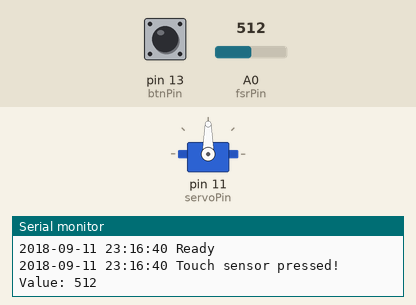
The sketch below on a simulated Arduino Uno, built with avr-gcc and run on an emulated ATmega328P. Parts: servo, the last lines printed to the serial monitor. The inputs (shaded band) are chosen by the test bench; at power-on: A0 (fsrPin) = 512, pin 13 (btnPin) HIGH.

Above: at 1.8 s.
1.9 s: A0 (fsrPin) set to 317
At 2.57 s:
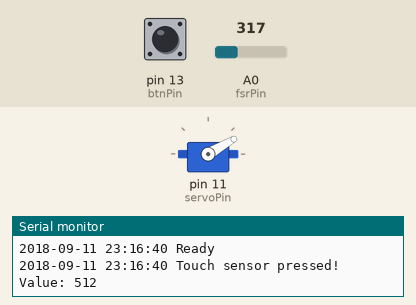
5.4 s: A0 (fsrPin) set to 292
At 6.3 s:
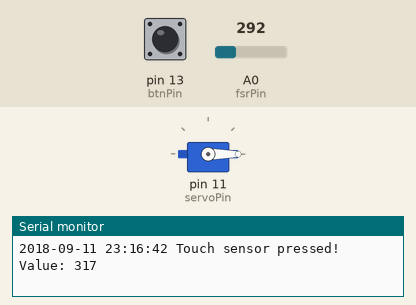
8.2 s: pin 13 (btnPin) pulled LOW for 2.5 s
At 10.9 s:
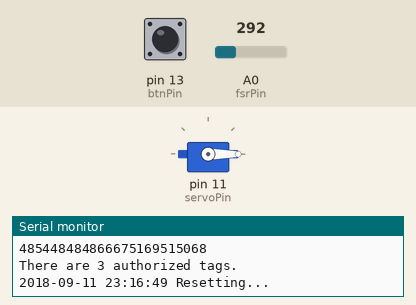
Timing chart, 0 to 13.2 s (numbered marks = the images above; inputs shaded):
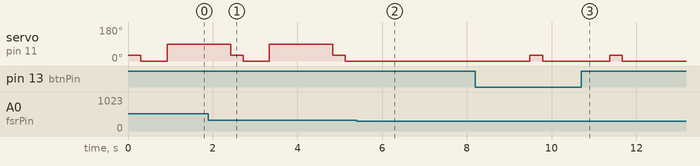

Measured:
- the behaviour switches between 301 and 300 on A0 (fsrPin) (found by bisection; images 1 and 2)
- after the input at 5.4 s, servo on pin 11 (servoPin): stays 0° (without the input it goes to 90° after 0.34 s)
- after the input at 8.2 s, servo on pin 11 (servoPin): alternates 30° for 0.30 s and 0° for 1.6 s, 4 changes in all, then stays 0°, starting after 1.3 s

The sketch:

proof_of_concept_2rfid.ino
```cpp
#include <Servo.h>
#include <SoftwareSerial.h>
#include <TimeLib.h>
SoftwareSerial RFID_O(2, 3); // RX and TX on Arduino (insert RFID wires: yellow, white)
SoftwareSerial RFID_I(4, 5); // RX and TX on Arduino

bool beginAuth = false;                           // flag for authorizing new tags
String master = "485448484866675169515068";       // master token used to authorize new tags (00-00771043)
String authlist[10] = { "485448484867705150566849", "485348486749566952574851", "","","","","","","","" };    // tags: 00-00848680, 00-12684873
//long int authlist_hex[] = { 0x06000BC3E32D, 0x0500C18E4903 };                        // tags: 00-00771043, 00-12684873

//unsigned long int hexint = 0x06000BC3E32D;

time_t t = now(); // Store the current time
int c = 0;
int i = 0;
int count = 0;
int index = 0;
//int tgID [14];
String test = "";
String tag = "";                    // stores the ID of the read
//String input = "";                  // unused??
String reader = "";                 // indicates which RFID reader was used
String stamp = "";                  // timestamp when the tag was read
int fsrPin = 0;                     // FSR touch sensor on analog pin A0
int fsrValue = 0;                   // value for how much the touch sensor is depressed
int fsrValuePrev = 0;               // previous value for the touch sensor
int ledBluePin = 9;                 // blue LED on pin 9
int btnPin = 13;                    // reset button on pin 13
int servoPin = 11;                  // servo on pin 11
int servoPos = 0;                   // variable to store the servo position
int servoTurn = 0;                  // degrees to incrementally turn the servo

Servo myservo;                      // create servo object

void setup()
{
  RFID_O.begin(9600);    // start serial to outside RFID reader
  //RFID_I.begin(9600);    // start serial to inside RFID reader
  Serial.begin(9600);    // start serial to PC

  myservo.attach(servoPin);           // attaches the servo object to the servo pin
  pinMode(ledBluePin, INPUT_PULLUP);  // initialize the blue LED, attach to the LED pin
  digitalWrite(ledBluePin, LOW);      // LED should be off at the start
  resetServo();                       // starts the servo in the closed position

  pinMode(btnPin, INPUT_PULLUP);

  setTime(23,16,40,11,9,2018);
  t = now();
  Serial.print(gettime() + " ");
  Serial.println("Ready");
}

void loop()
{
  //t = now();  //update the timestamp

  fsrValuePrev = fsrValue;
  fsrValue = analogRead(fsrPin);      // get the touch sensor value

  if (fsrValue > 300)             // if the FSR touch sensor is noticeably triggered
  {
      Serial.print(gettime() + " ");
      Serial.println("Touch sensor pressed!  Value: " + String(fsrValue));
      beginAuth = false;
      ledBlink(2);
      turnServo(90, 1500);
      fsrValue = 0;
      fsrValuePrev = 0;
      resetServo();
  }

  if (digitalRead(btnPin) == LOW)     // reset everything when the onboard button is pressed
  {
      Serial.println();
      showAuthTags(true);
      Serial.print(gettime() + " ");
      Serial.println("Resetting...");
      Serial.println("");
      beginAuth = false;
      ledBlink(3);                    // blink 5 times
      delay(300);
      ledBlink(3);
      tag = "";
      reader = "";
      fsrValue = 0;
      fsrValuePrev = 0;
      resetServo();
      i=0;
  }

  while (RFID_O.available() > 0 or RFID_I.available() > 0)
  {
     if (beginAuth == true)               // turn LED on when adding a new tag
     { digitalWrite(ledBluePin, HIGH); }
     else
     { digitalWrite(ledBluePin, LOW); }

     if (RFID_O.available() > 0)
     {
       c = RFID_O.read();
       reader = "Outside";
     }
     else
     {
       c = RFID_I.read();
       reader = "Inside";
     }

     if (String(c).length() > 1)      // ignore the prefix "2" and the suffix "3"
     {
       tag += c;
     }

     //Serial.println("c: " + String(c) + ", c len: " + String(c).length() + ", tag len: " + String(tag.length()) + ", tag: " + tag );

     c = 0;

     if (tag.length() == 24)
     {
        Serial.print(gettime() + " ");
        Serial.print("RFID tag (" + reader + "): " + String(tag) + ".  ");
     }

     if (tag.length() == 24 && beginAuth == true)
     {
        if (tag != master && validate(tag) == false)      // adds a tag that isn't already on the list
        {
          index = showAuthTags(false);
          Serial.println("<-- Authorized as tag #" + String(index+1) + ".");
          Serial.println();
          authlist[index] = tag;
          beginAuth = false;
          tag = "";
          reader = "";
          ledBlink(index+1);
        }

        //if (tag == master)                  // scanning the master again cancels the auth process
        else if (validate(tag) or tag == master)
        {
          beginAuth = false;
          Serial.println("Ending tag authorization.");
          tag = "";
          reader = "";
        }
        showAuthTags(true);
     }

     else if (tag.length() == 24 && beginAuth == false)
     {
       if (tag == master)
       {
          beginAuth = true;
          Serial.println("Master tag recognized.  Scan new tag to authorize.");
          tag = "";
          reader = "";
       }
       else if (validate(tag))
       {
          Serial.println("Poops detected!  You may enter, Curie.");
          ledBlink(2);
          turnServo(90, 1500);
          turnServo(0, 0);
          tag = "";
          reader = "";
       }
       else
       {
          Serial.println("Unauthorized tag!");
          ledBlink(8);
          tag = "";
          reader = "";
       }

     }
     i += 1;
  }

  //tag = "";
  //delay(500);
}

void ledFlash(int val)
{
    digitalWrite(ledBluePin, HIGH);
    delay(val);
    digitalWrite(ledBluePin, LOW);
}

void ledBlink(int num)
{
    for (int b=0; b<num; b++)
    {
      digitalWrite(ledBluePin, HIGH);
      delay(75);
      digitalWrite(ledBluePin, LOW);
      delay(75);
    }
}

void turnServo(int deg, int len)
{
    myservo.write(deg);
    delay(len);
}

void resetServo()
{
    turnServo(30, 300);
    turnServo(0, 300);
}

bool validate(String tag)
{
  for (int v=0; v < sizeof(authlist)/6 ; v++)    // each array value is 6 bytes, and sizeof returns number of bytes used
  {
    if (authlist[v] == tag)
    { return true; }
  }
  return false;
}

int showAuthTags(bool show)
{
  int num = 0;
  for (int v=0; v < sizeof(authlist)/6 ; v++)
  {
    if (authlist[v].length() > 1)
    {
      num += 1;
      if (show) { Serial.println(authlist[v]); }
    }
  }
  if (show) { Serial.println("There are " + String(num) + " authorized tags."); Serial.println();}
  return num;
}

String gettime()
{
  time_t tm = now();
  return (String(year(tm)) + "-" + pad(month(tm)) + "-" + pad(day(tm)) + " " + pad(hour(tm)) + ":" + pad(minute(tm)) + ":" + pad(second(tm)));
}

String pad(int val)
{
  String nv = String(val);
  if (nv.length() == 1)
  { return "0" + nv; }
  else
  { return nv; }
}
```
